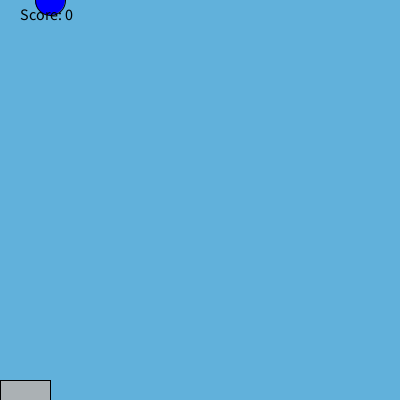
Frame 1 (no input)
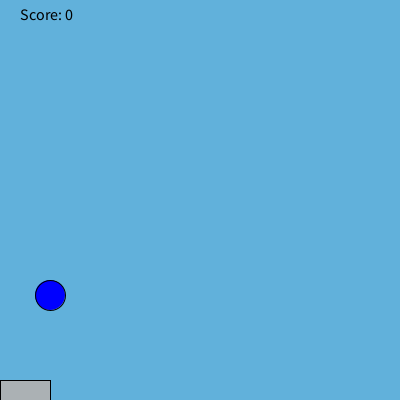
Frame 60 (the mouse pressed at the canvas centre just before this capture)
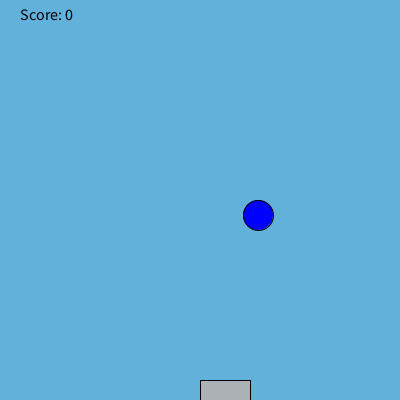
Frame 120 (the mouse held since frame 60 and released just before this capture)

The Processing sketch that drew these frames (run headless with seeded random() and noise(); from frame 60 on, the mouse is pressed at the canvas centre):

// Processing sketch: WaterGame
// ── WaterGame.pde
int y = 0;
int randX = 50;
int score = 0;
void setup(){
  size(400,400);
    background(#61B1DB);
}

void draw(){
  background(#61B1DB);
  fill(0, 0, 255);
  ellipse(randX, y, 30, 30);
  fill(#ABB1B4);
  rect(mouseX, 380, 50, 20);
  y+=5;
  if(y>=380){
    boolean b = checkCatch(randX);
    if (b==true){
      randX = (int) random(width);
      y=0;
    }else{
      y=0;
      randX = (int) random(width);
    }
  }
  fill(0, 0, 0);
  textSize(16);
  text("Score: " + score, 20, 20);

}

boolean checkCatch(int x){
     if (x > mouseX && x < mouseX+100){
          score++;
          println("Your score is now: " + score); 
          return true;
     }else if (score > 0) {
          score--;
          println("Your score is now: " + score); 
          return false;
     }else{
       return false;
     }
    
   }
